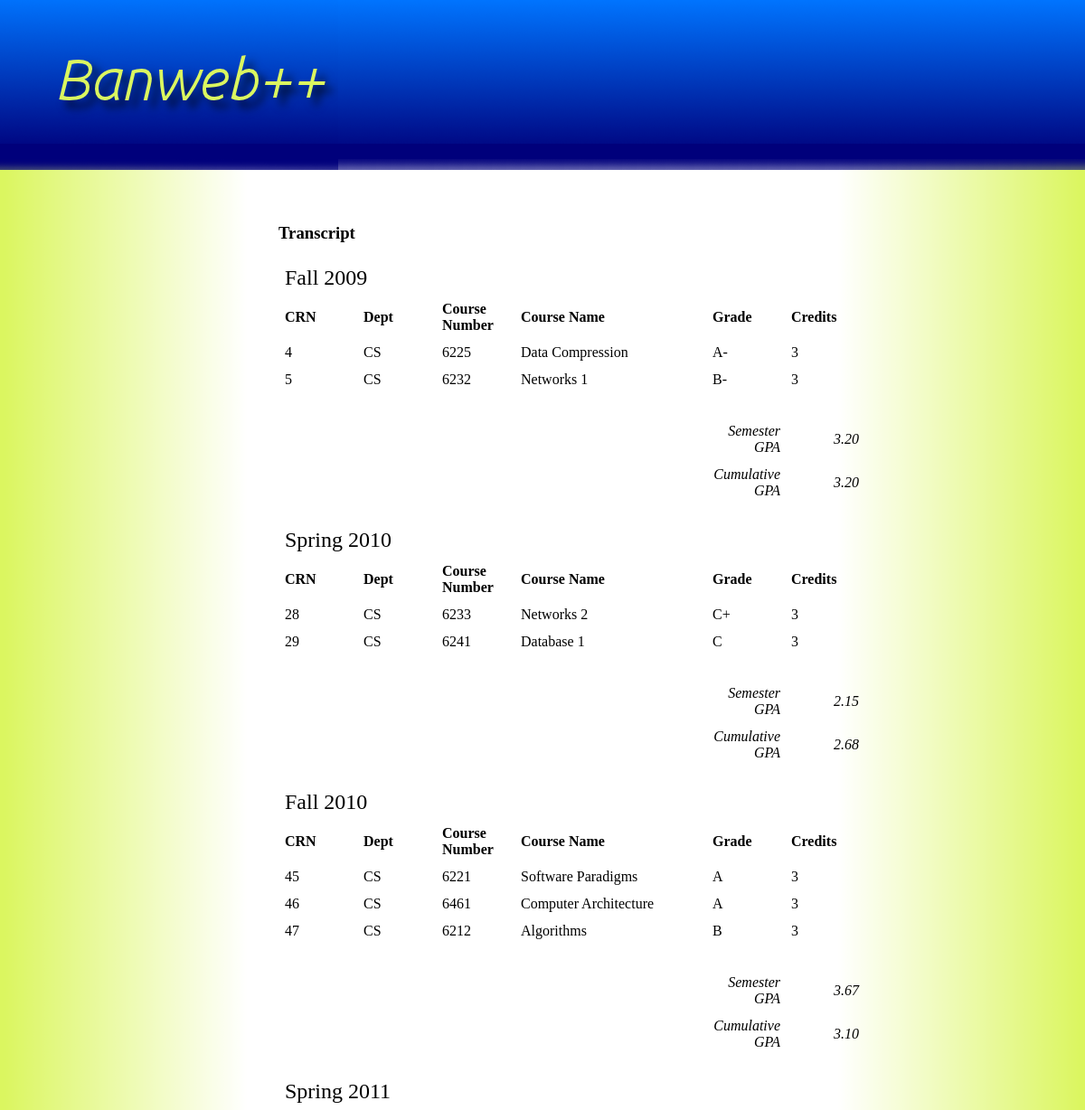
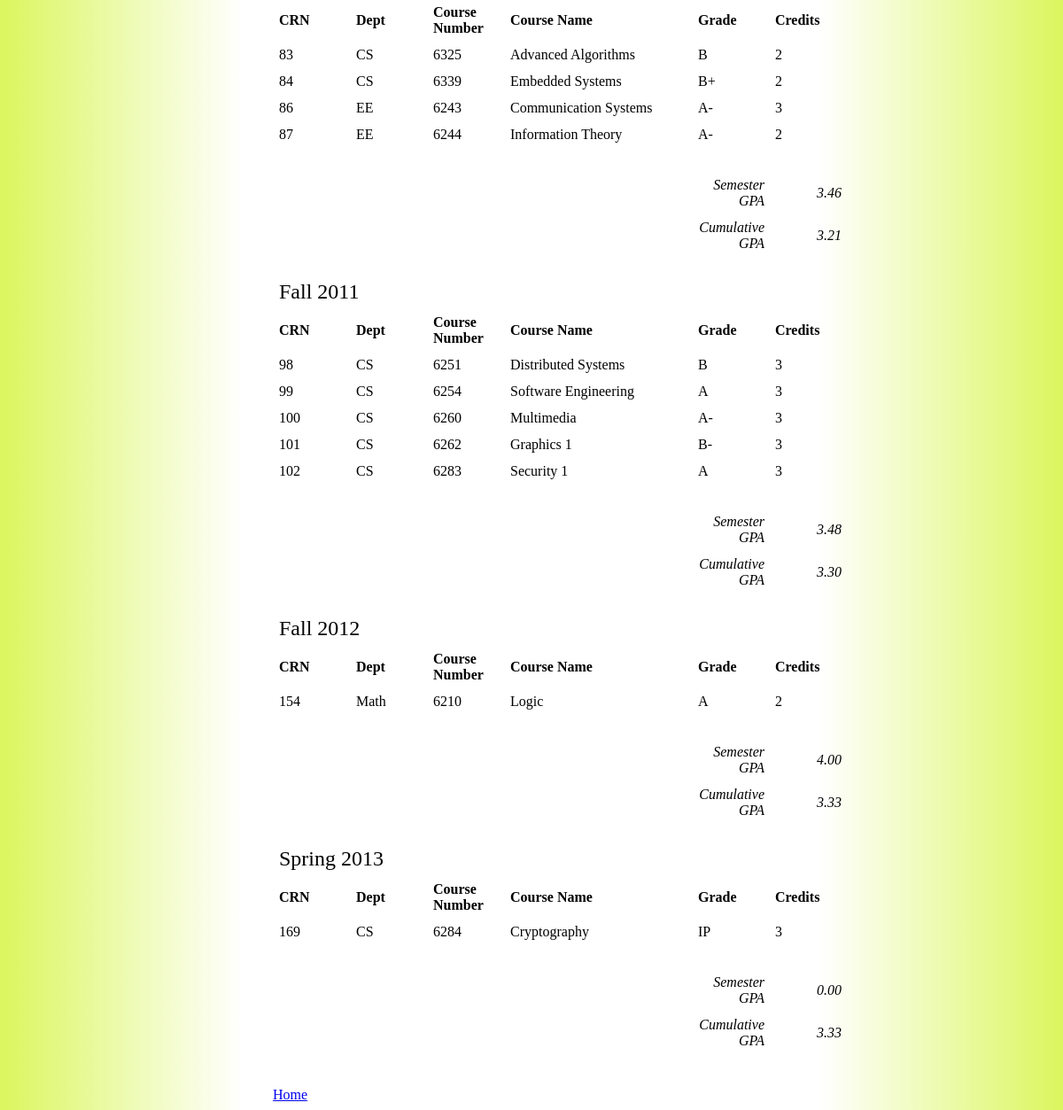
/www/students/transcript.php?sid=1, run on the app's committed database (2 pictures, top to bottom).
### tables this page shows
create table semesters (
  semid	        int(5) primary key,
  sem           varchar(12));

create table classes (
   crn 	     	int(5) primary key,
   dept         varchar(5),
   course_num   int(4),
   title        varchar(30),
   semid        int(5),
   credits      int(1),
   course_day	varchar(3),
   course_time  varchar(12),
   foreign key (semid) references classes(semid));

create table takes (
   sid          int(4),
   crn          int(5),
   grade        varchar(2),
   foreign key (sid) references students(sid),
   foreign key (crn) references classes(crn),
   primary key(sid, crn));

### www/students/transcript.php (the view, shortened to what this page needs)
<!DOCTYPE html PUBLIC "-//W3C//DTD XHTML 1.0 Transitional//EN"
  "http://www.w3.org/TR/xhtml1/DTD/xhtml1-transitional.dtd">
<html xmlns="http://www.w3.org/1999/xhtml" xml:lang="en" lang="en">
<head>
  <link rel="stylesheet" type="text/css" href="../style.css" />
</head>
<body>
  <h3>Transcript</h3>
<?php
  $id = $_GET['sid'];
  $min_max_result = mysql_query("SELECT MIN(semesters.semid),
                         MAX(semesters.semid)
                         FROM classes,takes,semesters
                         WHERE sid='$id'
                         AND takes.crn = classes.crn
                         AND classes.semid = semesters.semid")
    or die(mysql_error());
  while($row = mysql_fetch_array($min_max_result)){
    $min = $row['MIN(semesters.semid)'];
    $max = $row['MAX(semesters.semid)'];
  }
  $total_credits = 0.0;
  $total_pts = 0.0;
  for($i=$min; $i<=$max; $i++){
    $result = mysql_query("SELECT * FROM classes,takes,semesters
                         WHERE sid='$id'
                         AND takes.crn = classes.crn
                         AND classes.semid = semesters.semid
                         AND semesters.semid ='$i'")
      or die(mysql_error());
  if(mysql_num_rows($result) != 0){
  $sem_query = mysql_query("SELECT sem FROM semesters WHERE semid='$i'");
  $sem = mysql_fetch_array($sem_query);
  echo '<table class="transcript">';
  echo '<tr>';
  echo '<td colspan="3" class="table-title">' . $sem['sem'] . '</td>';
  echo '</tr>';
  echo '<tr>';
  echo '<td class="table-col-title">CRN</td>';
  echo '<td class="table-col-title">Dept</td>';
  echo '<td class="table-col-title">Course Number</td>';
  echo '<td class="title table-col-title">Course Name</td>';
  echo '<td class="table-col-title">Grade</td>';
  echo '<td class="table-col-title">Credits</td>';
  echo '</tr>';
  $sem_credits = 0.0;
  $sem_pts = 0.0;
  while($row = mysql_fetch_array($result)){
  $credits = $row['credits'];
  $sem_credits = $sem_credits + $credits;
  switch($row['grade']) {
     case 'A': $grade_val = 4.0;
       break;
     case 'A-': $grade_val = 3.7;
       break;
     case 'B+': $grade_val = 3.3;
       break;
     case 'B': $grade_val = 3.0;
       break;
     case 'B-': $grade_val = 2.7;
       break;
     case 'C+': $grade_val = 2.3;
       break;
     case 'C': $grade_val = 2.0;
       break;
     default:
       $grade_val=NULL;
  }
  if( $grade_val != NULL ){
    $sem_pts = $sem_pts + ($credits*$grade_val);
  }
    $grade = $row['grade'];
    echo '<tr>';
    echo '<td>'.$row['crn'].'</td>';
    echo '<td>'.$row['dept'].'</td>';
    echo '<td>'.$row['course_num'].'</td>';
    echo '<td class="title">'.$row['title'].'</td>';
    echo '<td>'.$grade.'</td>';
    echo '<td>'.$credits.'</td>';
    echo '</tr>';
  }
  if( $grade != "IP" ){
    $total_credits = $total_credits + $sem_credits;
    $total_pts = $total_pts + $sem_pts;
  }
  echo '<tr>';
  echo '<td class="buffer"> </td>';
  echo '</tr>';
  echo '<tr>';
  echo '<td> </td>';
  echo '<td> </td>';
  echo '<td> </td>';
  echo '<td> </td>';
  echo '<td class="gpa-title">Semester GPA</td>';
  echo '<td class="gpa">' . number_format ( ( $sem_pts/$sem_credits ) , 2 ) .'</td>';
  echo '</tr>';
  echo '<tr>';
  echo '<td> </td>';
  echo '<td> </td>';
  echo '<td> </td>';
  echo '<td> </td>';
  echo '<td class="gpa-title">Cumulative GPA</td>';
  echo '<td class="gpa">' . number_format ( ( $total_pts/$total_credits) , 2 ) . '</td>';
  echo '</tr>';
  echo '</table><br />';
 }
}
  echo '<br />';
  echo '<a href=stud_home.php?sid='.$id.'>Home</a>';
?>
</body>
</html>

### www/style.css (style rules this page uses)
body { background-image:url('title.png'), url('title-edge.png'), url('right.png'), url('left.png'); background-position: left top, right top, right bottom, left bottom; background-repeat: no-repeat, repeat-x, repeat-y, repeat-y; padding-top: 220px; padding-left: 300px; padding-right: 300px; }
table { margin-left: auto; margin-right: auto; }
td { min-width: 75px; padding: 5px; }
td.title { min-width: 200px; }
td.table-title { font-size:150%; }
td.table-col-title { font-weight:bold; }
td.gpa-title { font-style:italic; text-align:right; }
td.gpa { text-align:right; font-style:italic; }
td.buffer { padding-top:20px; }

### data on the page
semesters: sem "Fall 2009"
classes: takes.crn "4", dept "CS", course_num "6225", title "Data Compression", takes.grade "A-", credits "3"
classes: takes.crn "5", dept "CS", course_num "6232", title "Networks 1", takes.grade "B-", credits "3"
semesters: sem "Spring 2010"
classes: takes.crn "28", dept "CS", course_num "6233", title "Networks 2", takes.grade "C+", credits "3"
classes: takes.crn "29", dept "CS", course_num "6241", title "Database 1", takes.grade "C", credits "3"
semesters: sem "Fall 2010"
classes: takes.crn "45", dept "CS", course_num "6221", title "Software Paradigms", takes.grade "A", credits "3"
classes: takes.crn "46", dept "CS", course_num "6461", title "Computer Architecture", takes.grade "A", credits "3"
classes: takes.crn "47", dept "CS", course_num "6212", title "Algorithms", takes.grade "B", credits "3"
semesters: sem "Spring 2011"
classes: takes.crn "83", dept "CS", course_num "6325", title "Advanced Algorithms", takes.grade "B", credits "2"
classes: takes.crn "84", dept "CS", course_num "6339", title "Embedded Systems", takes.grade "B+", credits "2"
classes: takes.crn "86", dept "EE", course_num "6243", title "Communication Systems", takes.grade "A-", credits "3"
classes: takes.crn "87", dept "EE", course_num "6244", title "Information Theory", takes.grade "A-", credits "2"
semesters: sem "Fall 2011"
classes: takes.crn "98", dept "CS", course_num "6251", title "Distributed Systems", takes.grade "B", credits "3"
classes: takes.crn "99", dept "CS", course_num "6254", title "Software Engineering", takes.grade "A", credits "3"
classes: takes.crn "100", dept "CS", course_num "6260", title "Multimedia", takes.grade "A-", credits "3"
classes: takes.crn "101", dept "CS", course_num "6262", title "Graphics 1", takes.grade "B-", credits "3"
classes: takes.crn "102", dept "CS", course_num "6283", title "Security 1", takes.grade "A", credits "3"
semesters: sem "Fall 2012"
classes: takes.crn "154", dept "Math", course_num "6210", title "Logic", takes.grade "A", credits "2"
semesters: sem "Spring 2013"
classes: takes.crn "169", dept "CS", course_num "6284", title "Cryptography", takes.grade "IP", credits "3"

### other printed values
$sem_pts/$sem_credits "3.20"
$total_pts/$total_credits "3.20"
$sem_pts/$sem_credits "2.15"
$total_pts/$total_credits "2.68"
$sem_pts/$sem_credits "3.67"
$total_pts/$total_credits "3.10"
$sem_pts/$sem_credits "3.46"
$total_pts/$total_credits "3.21"
$sem_pts/$sem_credits "3.48"
$total_pts/$total_credits "3.30"
$sem_pts/$sem_credits "4.00"
$total_pts/$total_credits "3.33"
$sem_pts/$sem_credits "0.00"
